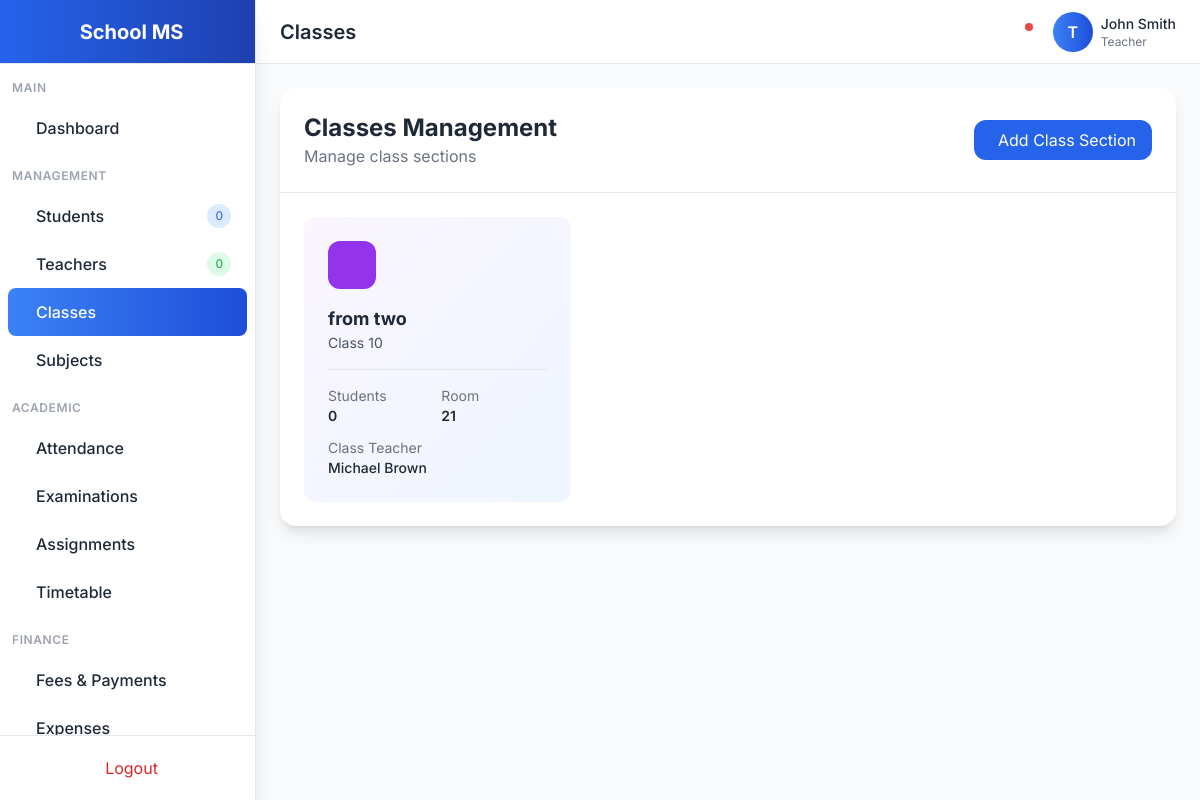
The page /academics/class-sections/ (signed in) on the database its author committed.
### accounts/models.py (models this page shows, shortened)
class User(AbstractUser):
    ROLE_CHOICES = [
        ('admin', 'Admin'),
        ('teacher', 'Teacher'),
        ('student', 'Student'),
        ('parent', 'Parent'),
    ]
    GENDER_CHOICES = [
        ('male', 'Male'),
        ('female', 'Female'),
        ('other', 'Other'),
    ]
    role = models.CharField(max_length=20, choices=ROLE_CHOICES, default='student')
    gender = models.CharField(max_length=10, choices=GENDER_CHOICES, blank=True)
    phone = models.CharField(max_length=20, blank=True)
    address = models.TextField(blank=True)
    photo = models.ImageField(upload_to='profiles/', blank=True, null=True)
    date_of_birth = models.DateField(null=True, blank=True)
    created_at = models.DateTimeField(auto_now_add=True)
    updated_at = models.DateTimeField(auto_now=True)
    class Meta:
        ordering = ['-created_at']

class TeacherProfile(models.Model):
    DESIGNATION_CHOICES = [
        ('principal', 'Principal'),
        ('vice_principal', 'Vice Principal'),
        ('head_teacher', 'Head Teacher'),
        ('senior_teacher', 'Senior Teacher'),
        ('teacher', 'Teacher'),
        ('assistant_teacher', 'Assistant Teacher'),
    ]
    user = models.OneToOneField(User, on_delete=models.CASCADE, related_name='teacher_profile')
    employee_id = models.CharField(max_length=20, unique=True)
    designation = models.CharField(max_length=100, choices=DESIGNATION_CHOICES, default='teacher')
    qualification = models.CharField(max_length=200)
    department = models.CharField(max_length=100)
    joining_date = models.DateField()
    specializations = models.TextField(blank=True)
    experience_years = models.PositiveIntegerField(default=0)
    is_active = models.BooleanField(default=True)

### academics/models.py (models this page shows, shortened)
class ClassSection(models.Model):
    name = models.CharField(max_length=20)
    class_level = models.ForeignKey(ClassLevel, on_delete=models.CASCADE, related_name='sections')
    academic_year = models.ForeignKey(AcademicYear, on_delete=models.CASCADE, related_name='sections')
    class_teacher = models.ForeignKey('accounts.TeacherProfile', on_delete=models.SET_NULL, null=True, blank=True, related_name='assigned_classes')
    room_number = models.CharField(max_length=20, blank=True)
    max_students = models.IntegerField(default=40)
    class Meta:
        unique_together = ['name', 'class_level', 'academic_year']

class ClassLevel(models.Model):
    name = models.CharField(max_length=50)
    numeric_level = models.IntegerField()
    description = models.TextField(blank=True)
    class Meta:
        ordering = ['numeric_level']

### academics/views.py (the view)
# urls.py: path('class-sections/', views.ClassSectionListView.as_view(), name='class-section-list'),
class ClassSectionListView(LoginRequiredMixin, ListView):
    model = ClassSection
    template_name = 'academics/class_section_list.html'
    context_object_name = 'class_sections'
    paginate_by = 20
    def get_queryset(self):
        return ClassSection.objects.select_related('class_level', 'academic_year', 'class_teacher').all()

### templates/academics/class_section_list.html (shortened to what this page needs)
{% extends 'base.html' %}
{% block page_title %}Classes{% endblock %}
{% block content %}
<div class="bg-white dark:bg-gray-800 rounded-2xl shadow-lg">
    <div class="p-6 border-b dark:border-gray-700 flex flex-col md:flex-row md:items-center md:justify-between gap-4">
        <div>
            <h2 class="text-2xl font-bold">Classes Management</h2>
            <p class="text-gray-500 dark:text-gray-400">Manage class sections</p>
        </div>
        <a href="{% url 'class-section-create' %}" class="inline-flex items-center px-4 py-2 bg-primary-600 text-white rounded-xl hover:bg-primary-700 transition">
             Add Class Section
        </a>
    </div>
    <div class="p-6">
        <div class="grid grid-cols-1 md:grid-cols-2 lg:grid-cols-3 gap-6">
            {% for section in class_sections %}
            <div class="bg-gradient-to-br from-purple-50 to-blue-50 dark:from-purple-900/20 dark:to-blue-900/20 rounded-xl p-6 hover:shadow-lg transition">
                <div class="flex items-center justify-between mb-4">
                    <div class="w-12 h-12 bg-purple-600 rounded-xl flex items-center justify-center text-white">
                    </div>
                    <div class="flex space-x-1">
                        <a href="{% url 'class-section-update' section.pk %}" class="p-2 text-gray-500 hover:bg-white/50 rounded-lg transition">
                        </a>
                        <a href="{% url 'class-section-delete' section.pk %}" class="p-2 text-red-500 hover:bg-red-50 rounded-lg transition">
                        </a>
                    </div>
                </div>
                <h3 class="font-bold text-lg">{{ section.name }}</h3>
                <p class="text-sm text-gray-600 dark:text-gray-400">{{ section.class_level.name }}</p>
                <div class="mt-4 pt-4 border-t border-gray-200 dark:border-gray-700 grid grid-cols-2 gap-2 text-sm">
                    <div>
                        <p class="text-gray-500">Students</p>
                        <p class="font-semibold">{{ section.students.count }}</p>
                    </div>
                    <div>
                        <p class="text-gray-500">Room</p>
                        <p class="font-semibold">{{ section.room_number|default:"-" }}</p>
                    </div>
                </div>
                {% if section.class_teacher %}
                <div class="mt-3 text-sm">
                    <p class="text-gray-500">Class Teacher</p>
                    <p class="font-medium">{{ section.class_teacher.user.get_full_name }}</p>
                </div>
                {% endif %}
            </div>
            {% empty %}
            <div class="col-span-full text-center py-8 text-gray-500">
                <i class="ri-home-line text-4xl mb-2"></i>
                <p>No class sections found</p>
                <a href="{% url 'class-section-create' %}" class="text-primary-600 hover:underline">Create one</a>
            </div>
            {% endfor %}
        </div>
    </div>
</div>
{% endblock %}

### templates/base.html (shortened to what this page needs)
<!DOCTYPE html>
<html lang="en" class="light">
<head>
    <script src="https://cdn.tailwindcss.com"></script>
    <link href="https://cdn.jsdelivr.net/npm/remixicon@3.5.0/fonts/remixicon.css" rel="stylesheet">
</head>
<body class="bg-gray-50 dark:bg-gray-900 text-gray-800 dark:text-gray-100 transition-colors duration-300">
    {% if user.is_authenticated %}
    <div class="flex h-screen overflow-hidden">
        <aside class="w-64 bg-white dark:bg-gray-800 border-r dark:border-gray-700 flex flex-col shadow-xl z-20">
            <div class="h-16 flex items-center justify-center border-b dark:border-gray-700 bg-gradient-to-r from-primary-600 to-primary-800">
                <span class="text-xl font-bold text-white">School MS</span>
            </div>
            <nav class="flex-1 overflow-y-auto py-4">
                <div class="px-3 mb-2">
                    <p class="text-xs font-semibold text-gray-400 uppercase tracking-wider">Main</p>
                </div>
                <a href="{% url 'dashboard' %}" class="sidebar-item flex items-center px-4 py-3 mx-2 rounded-lg {% if request.path == '/' or request.path == '/dashboard/' %}active{% else %}hover:bg-gray-100 dark:hover:bg-gray-700{% endif %}">
                    <span class="font-medium">Dashboard</span>
                </a>
                <div class="px-3 mt-4 mb-2">
                    <p class="text-xs font-semibold text-gray-400 uppercase tracking-wider">Management</p>
                </div>
                <a href="{% url 'student-list' %}" class="sidebar-item flex items-center px-4 py-3 mx-2 rounded-lg {% if 'student' in request.path %}active{% else %}hover:bg-gray-100 dark:hover:bg-gray-700{% endif %}">
                    <span class="font-medium">Students</span>
                    <span class="ml-auto bg-primary-100 dark:bg-primary-900 text-primary-600 dark:text-primary-300 text-xs px-2 py-1 rounded-full">{{ students_count|default:0 }}</span>
                </a>
                <a href="{% url 'teacher-list' %}" class="sidebar-item flex items-center px-4 py-3 mx-2 rounded-lg {% if 'teacher' in request.path %}active{% else %}hover:bg-gray-100 dark:hover:bg-gray-700{% endif %}">
                    <span class="font-medium">Teachers</span>
                    <span class="ml-auto bg-green-100 dark:bg-green-900 text-green-600 dark:text-green-300 text-xs px-2 py-1 rounded-full">{{ teachers_count|default:0 }}</span>
                </a>
                <a href="{% url 'class-section-list' %}" class="sidebar-item flex items-center px-4 py-3 mx-2 rounded-lg {% if 'class' in request.path %}active{% else %}hover:bg-gray-100 dark:hover:bg-gray-700{% endif %}">
                    <span class="font-medium">Classes</span>
                </a>
                <a href="{% url 'subject-list' %}" class="sidebar-item flex items-center px-4 py-3 mx-2 rounded-lg {% if 'subject' in request.path %}active{% else %}hover:bg-gray-100 dark:hover:bg-gray-700{% endif %}">
                    <span class="font-medium">Subjects</span>
                </a>
                <div class="px-3 mt-4 mb-2">
                    <p class="text-xs font-semibold text-gray-400 uppercase tracking-wider">Academic</p>
                </div>
                <a href="{% url 'attendance-list' %}" class="sidebar-item flex items-center px-4 py-3 mx-2 rounded-lg {% if 'attendance' in request.path %}active{% else %}hover:bg-gray-100 dark:hover:bg-gray-700{% endif %}">
                    <span class="font-medium">Attendance</span>
                </a>
                <a href="{% url 'exam-schedule-list' %}" class="sidebar-item flex items-center px-4 py-3 mx-2 rounded-lg {% if 'exam' in request.path or 'grade' in request.path %}active{% else %}hover:bg-gray-100 dark:hover:bg-gray-700{% endif %}">
                    <span class="font-medium">Examinations</span>
                </a>
                <a href="{% url 'assignment-list' %}" class="sidebar-item flex items-center px-4 py-3 mx-2 rounded-lg {% if 'assignment' in request.path %}active{% else %}hover:bg-gray-100 dark:hover:bg-gray-700{% endif %}">
                    <span class="font-medium">Assignments</span>
                </a>
                <a href="{% url 'timetable-list' %}" class="sidebar-item flex items-center px-4 py-3 mx-2 rounded-lg {% if 'timetable' in request.path %}active{% else %}hover:bg-gray-100 dark:hover:bg-gray-700{% endif %}">
                    <span class="font-medium">Timetable</span>
                </a>
                <div class="px-3 mt-4 mb-2">
                    <p class="text-xs font-semibold text-gray-400 uppercase tracking-wider">Finance</p>
                </div>
                <a href="{% url 'fee-payment-list' %}" class="sidebar-item flex items-center px-4 py-3 mx-2 rounded-lg {% if 'fee' in request.path or 'finance' in request.path %}active{% else %}hover:bg-gray-100 dark:hover:bg-gray-700{% endif %}">
                    <span class="font-medium">Fees & Payments</span>
                </a>
                <a href="{% url 'expense-list' %}" class="sidebar-item flex items-center px-4 py-3 mx-2 rounded-lg {% if 'expense' in request.path %}active{% else %}hover:bg-gray-100 dark:hover:bg-gray-700{% endif %}">
                    <span class="font-medium">Expenses</span>
                </a>
            </nav>
            <div class="p-3 border-t dark:border-gray-700">
                <a href="{% url 'logout' %}" class="flex items-center justify-center px-4 py-2 text-red-600 hover:bg-red-50 dark:hover:bg-red-900/20 rounded-lg transition">
                    <span>Logout</span>
                </a>
            </div>
        </aside>
        <div class="flex-1 flex flex-col overflow-hidden">
            <header class="h-16 bg-white dark:bg-gray-800 border-b dark:border-gray-700 flex items-center justify-between px-6 shadow-sm">
                <div class="flex items-center">
                    <h1 class="text-xl font-semibold">{% block page_title %}Dashboard{% endblock %}</h1>
                </div>
                <div class="flex items-center space-x-4">
                    <button onclick="toggleTheme()" class="p-2 rounded-lg hover:bg-gray-100 dark:hover:bg-gray-700 transition">
                    </button>
                    <div class="relative">
                        <button class="p-2 rounded-lg hover:bg-gray-100 dark:hover:bg-gray-700 transition">
                            <span class="absolute top-1 right-1 w-2 h-2 bg-red-500 rounded-full"></span>
                        </button>
                    </div>
                    <div class="flex items-center space-x-2">
                        <div class="w-10 h-10 rounded-full bg-gradient-to-r from-primary-500 to-primary-700 flex items-center justify-center text-white font-semibold">
                            {{ user.username|make_list|first|upper }}
                        </div>
                        <div class="hidden md:block">
                            <p class="text-sm font-medium">{{ user.get_full_name|default:user.username }}</p>
                            <p class="text-xs text-gray-500">{{ user.get_role_display }}</p>
                        </div>
                    </div>
                </div>
            </header>
            <main class="flex-1 overflow-y-auto p-6 bg-gray-50 dark:bg-gray-900">
                {% block content %}{% endblock %}
            </main>
        </div>
    </div>
    {% else %}
    <main class="min-h-screen flex items-center justify-center bg-gradient-to-br from-primary-600 via-primary-700 to-primary-900">
        {% block auth_content %}{% endblock %}
    </main>
    {% endif %}
</body>
</html>

### templates/base.html (style rules this page uses)
body { font-family: 'Inter', sans-serif; }
.sidebar-item.active { background: linear-gradient(90deg, #3b82f6 0%, #1d4ed8 100%); color: white; }

### rows shown on the page
User: username|make_list "T", get_full_name "John Smith", role "Teacher"
ClassSection: name "from two", class_level.name "Class 10", students.count "0", room_number "21", class_teacher.user.get_full_name "Michael Brown"

### other values the page prints
{{ students_count|default:0 }} "0"
{{ teachers_count|default:0 }} "0"
